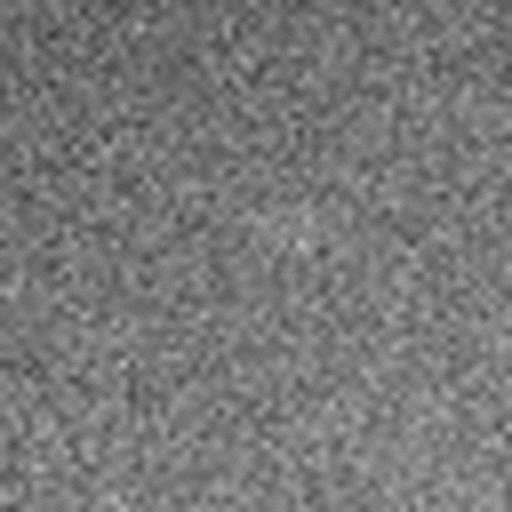
#> input picture backend/sample_images/sample_001.png, 512 x 512 px
$ python -i preprocessing.py   (imports and definitions only)   (older library calls are emulated)
#> lines starting #> are read from the running program, lines starting #| are printed output that depends on the picture
"""
Module [101]: Preprocessing and multi-scale wavelet decomposition.

Implements:
- Image normalization
- Grayscale conversion
- Noise reduction (Gaussian, bilateral, non-local means)
- Contrast enhancement (CLAHE, histogram equalization)
- Two-level discrete wavelet decomposition using PyWavelets
- Subband extraction and visualization
- Image statistics and texture measurements
"""
import cv2
import numpy as np
import pywt
from typing import Dict, List, Optional, Tuple, Any


def to_grayscale(image: np.ndarray) -> np.ndarray:
    """Convert image to grayscale if needed."""
    if image.ndim == 3 and image.shape[2] == 3:
        return cv2.cvtColor(image, cv2.COLOR_RGB2GRAY)
    elif image.ndim == 3 and image.shape[2] == 1:
        return image[:, :, 0]
    return image.copy()


# [11 lines left out: function normalize_image, not called in this run]


def denoise_image(
    image: np.ndarray,
    method: str = "gaussian",
    strength: int = 5
) -> np.ndarray:
    """
    Apply noise reduction filter.

    Args:
        image: Input grayscale image (uint8)
        method: 'gaussian', 'bilateral', or 'nlm' (non-local means)
        strength: Filter strength (kernel size for gaussian, or strength for others)

    Returns:
        Denoised image
    """
    # Ensure odd kernel size
    ksize = max(3, strength if strength % 2 == 1 else strength + 1)

    if method == "gaussian":
        return cv2.GaussianBlur(image, (ksize, ksize), 0)
    elif method == "bilateral":
        return cv2.bilateralFilter(image, d=ksize, sigmaColor=75, sigmaSpace=75)
    elif method == "nlm":
        # Non-local means denoising
        h = max(3, strength)
        return cv2.fastNlMeansDenoising(image, None, h=h, templateWindowSize=7, searchWindowSize=21)
    else:
        return cv2.GaussianBlur(image, (ksize, ksize), 0)


def enhance_contrast(
    image: np.ndarray,
    method: str = "clahe",
    clip_limit: float = 2.0,
    grid_size: int = 8
) -> np.ndarray:
    """
    Apply contrast enhancement.

    Args:
        image: Input grayscale image (uint8)
        method: 'clahe', 'histogram_eq', or 'none'
        clip_limit: CLAHE clip limit
        grid_size: CLAHE tile grid size

    Returns:
        Contrast-enhanced image
    """
    if method == "clahe":
        clahe = cv2.createCLAHE(
            clipLimit=clip_limit,
            tileGridSize=(grid_size, grid_size)
        )
        return clahe.apply(image)
    elif method == "histogram_eq":
        return cv2.equalizeHist(image)
    elif method == "none":
        return image.copy()
    else:
        return image.copy()


def resize_for_processing(
    image: np.ndarray,
    max_dim: int = 512
) -> Tuple[np.ndarray, float]:
    """
    Resize image for processing if needed, preserving aspect ratio.

    Returns:
        Tuple of (resized image, scale factor)
    """
    h, w = image.shape[:2]
    if max(h, w) <= max_dim:
        return image.copy(), 1.0

    scale = max_dim / max(h, w)
    new_w = int(w * scale)
    new_h = int(h * scale)
    resized = cv2.resize(image, (new_w, new_h), interpolation=cv2.INTER_AREA)
    return resized, scale


# [86 lines left out: functions compute_wavelet_decomposition, _normalize_subband, not called in this run]


def compute_image_statistics(image: np.ndarray) -> Dict[str, Any]:
    """
    Compute comprehensive image statistics and texture measurements.

    Args:
        image: Grayscale image (uint8)

    Returns:
        Dictionary of image statistics
    """
    img_float = image.astype(np.float64)

    stats = {
        "dimensions": {"width": image.shape[1], "height": image.shape[0]},
        "intensity": {
            "min": int(image.min()),
            "max": int(image.max()),
            "mean": float(np.mean(img_float)),
            "std": float(np.std(img_float)),
            "median": float(np.median(img_float)),
            "dynamic_range": int(image.max()) - int(image.min()),
        },
        "histogram": {
            "bins": list(range(0, 257, 16)),
            "counts": [int(x) for x in np.histogram(image, bins=range(0, 257, 16))[0]],
        },
    }

    # Texture measurements
    # Local variance (texture complexity)
    local_mean = cv2.blur(img_float, (15, 15))
    local_var = cv2.blur((img_float - local_mean) ** 2, (15, 15))
    stats["texture"] = {
        "local_variance_mean": float(np.mean(local_var)),
        "local_variance_std": float(np.std(local_var)),
    }

    # Edge density
    edges = cv2.Canny(image, 50, 150)
    edge_density = float(np.sum(edges > 0) / edges.size)
    stats["texture"]["edge_density"] = edge_density

    # Gradient magnitude
    grad_x = cv2.Sobel(img_float, cv2.CV_64F, 1, 0, ksize=3)
    grad_y = cv2.Sobel(img_float, cv2.CV_64F, 0, 1, ksize=3)
    grad_mag = np.sqrt(grad_x ** 2 + grad_y ** 2)
    stats["texture"]["gradient_mean"] = float(np.mean(grad_mag))
    stats["texture"]["gradient_std"] = float(np.std(grad_mag))

    # Shannon entropy
    hist, _ = np.histogram(image, bins=256, range=(0, 256))
    probs = hist / hist.sum()
    probs = probs[probs > 0]
    entropy = -np.sum(probs * np.log2(probs))
    stats["texture"]["entropy"] = float(entropy)

    return stats


def preprocess_image(
    image: np.ndarray,
    denoise_method: str = "gaussian",
    denoise_strength: int = 5,
    contrast_method: str = "clahe",
    clahe_clip: float = 2.0,
    clahe_grid: int = 8,
    processing_size: int = 512
) -> Dict[str, Any]:
    """
    Complete preprocessing pipeline for Module [101].

    Returns dictionary with:
    - gray: Grayscale image
    - processed: Preprocessed image
    - scale_factor: Resize scale factor
    - statistics: Image statistics
    - settings: Applied settings
    """
    # Convert to grayscale
    gray = to_grayscale(image)

    # Resize for processing
    resized, scale = resize_for_processing(gray, processing_size)

    # Denoise
    denoised = denoise_image(resized, method=denoise_method, strength=denoise_strength)

    # Enhance contrast
    enhanced = enhance_contrast(
        denoised, method=contrast_method,
        clip_limit=clahe_clip, grid_size=clahe_grid
    )

    # Compute statistics on processed image
    statistics = compute_image_statistics(enhanced)

    return {
        "gray": gray,
        "resized": resized,
        "processed": enhanced,
        "scale_factor": scale,
        "statistics": statistics,
        "settings": {
            "denoise_method": denoise_method,
            "denoise_strength": denoise_strength,
            "contrast_method": contrast_method,
            "clahe_clip": clahe_clip,
            "clahe_grid": clahe_grid,
            "processing_size": processing_size,
        }
    }

>>> import cv2
>>> picture = cv2.cvtColor(cv2.imread('../../sample_images/sample_001.png'), cv2.COLOR_BGR2RGB)
#> picture is the input picture: shape (512, 512, 3); min 53, max 186, mean 119.9
>>> result = preprocess_image(picture)
#> in preprocess_image, `resized, scale = resize_for_processing(gray, processing_size)`: scale = 1
#> in enhance_contrast, `return clahe.apply(image)`:
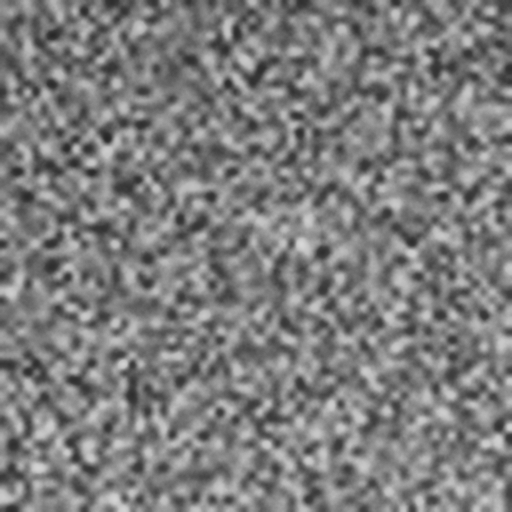
#> returned value: shape (512, 512); min 38, max 216, mean 125.3
#> in compute_image_statistics, `local_mean = cv2.blur(img_float, (15, 15))`:
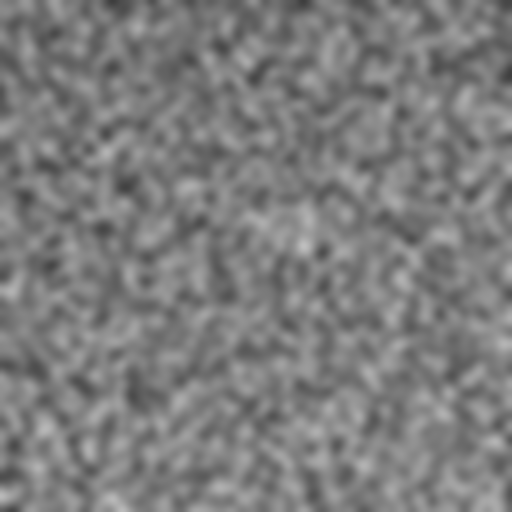
#> local_mean: shape (512, 512) float64; min 61.79, max 190.9, mean 125.3
#> in compute_image_statistics, `local_var = cv2.blur((img_float - local_mean) ** 2, (15, 15))`:
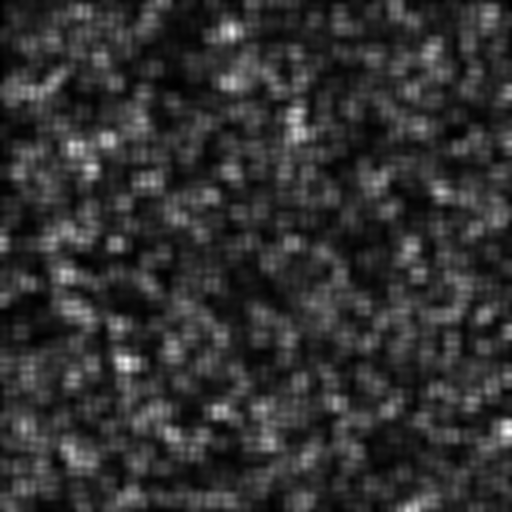
#> local_var: shape (512, 512) float64; min 14.89, max 1623.1, mean 332.4; drawn with min black and max white
#> in compute_image_statistics, `edges = cv2.Canny(image, 50, 150)`:
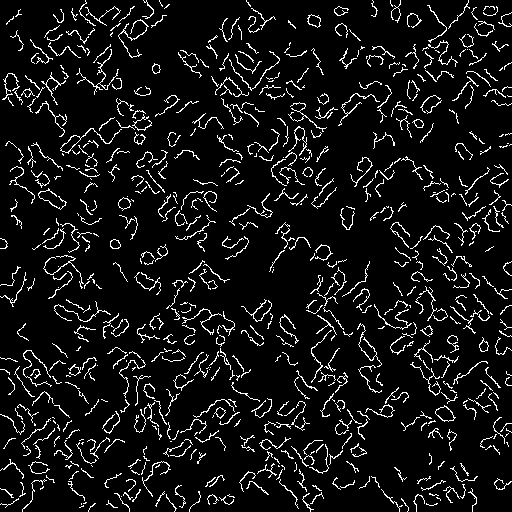
#> edges: shape (512, 512); 7.8% white in thin lines or dots
#> in compute_image_statistics, `edge_density = float(np.sum(edges > 0) / edges.size)`: edge_density = 0.0776
#> in compute_image_statistics, `grad_x = cv2.Sobel(img_float, cv2.CV_64F, 1, 0, ksize=3)`:
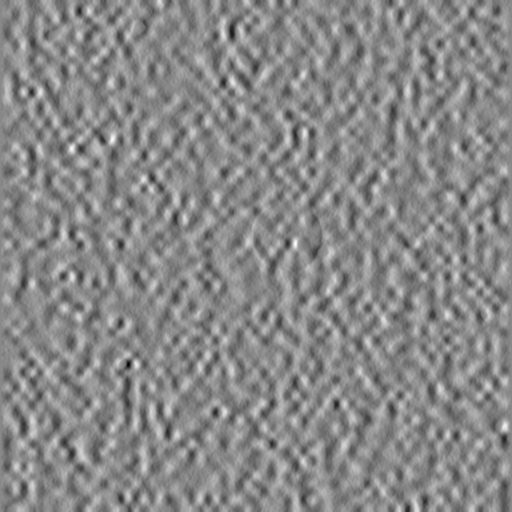
#> grad_x: shape (512, 512) float64; min -281, max 244, mean 0; drawn with min black and max white
#> in compute_image_statistics, `grad_y = cv2.Sobel(img_float, cv2.CV_64F, 0, 1, ksize=3)`:
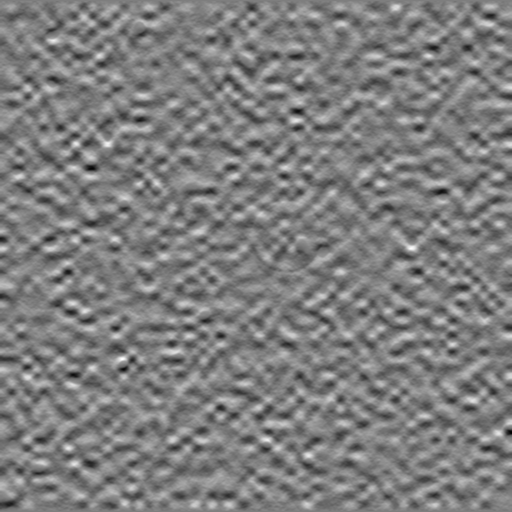
#> grad_y: shape (512, 512) float64; min -240, max 244, mean 0.4; drawn with min black and max white
#> in compute_image_statistics, `grad_mag = np.sqrt(grad_x ** 2 + grad_y ** 2)`:
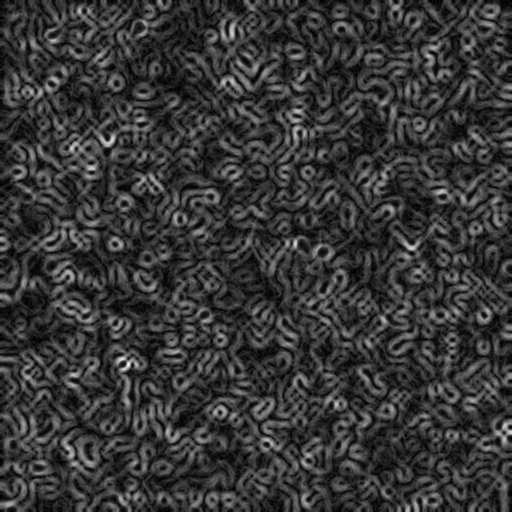
#> grad_mag: shape (512, 512) float64; min 0, max 283.2, mean 61.4; drawn with min black and max white
#> in compute_image_statistics, `hist, _ = np.histogram(image, bins=256, range=(0, 256))`: hist = 256 values, max 3371 at index 130, min 0 at index 0, mean 1024
#> in compute_image_statistics, `probs = hist / hist.sum()`: probs = 256 values, max 0.0129 at index 130, min 0 at index 0, mean 0.00391
#> in compute_image_statistics, `probs = probs[probs > 0]`: probs = 179 values, max 0.0129 at index 92, min 3.81e-06 at index 178, mean 0.00559
#> in compute_image_statistics, `entropy = -np.sum(probs * np.log2(probs))`: entropy = 6.98
#> in preprocess_image, `statistics = compute_image_statistics(enhanced)`: statistics = 4 items
#> result = 6 items

$ run again, on backend/sample_images/sample_002.png
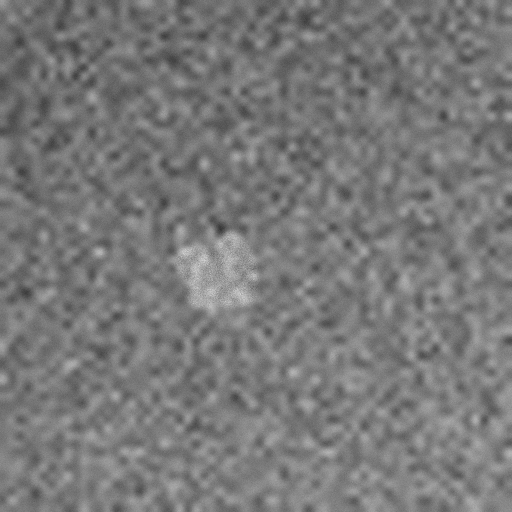
#> input picture backend/sample_images/sample_002.png, 512 x 512 px
#> picture is the input picture: shape (512, 512, 3); min 53, max 211, mean 120.6
#> scale = 1
#> in compute_image_statistics, `edges = cv2.Canny(image, 50, 150)`:
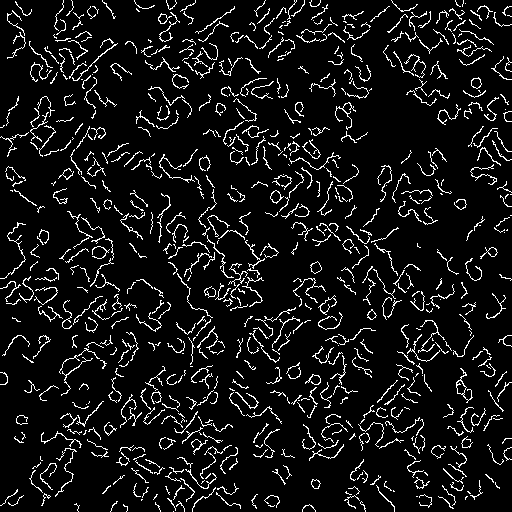
#> edges: shape (512, 512); 8% white in thin lines or dots
#> edge_density = 0.0801
#> in compute_image_statistics, `grad_mag = np.sqrt(grad_x ** 2 + grad_y ** 2)`:
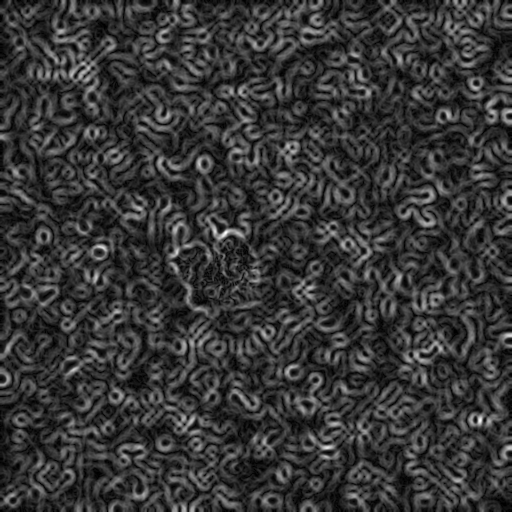
#> grad_mag: shape (512, 512) float64; min 0, max 287.4, mean 62.2; drawn with min black and max white
#> hist = 256 values, max 3354 at index 119, min 0 at index 0, mean 1024
#> in compute_image_statistics, `probs = hist / hist.sum()`: probs = 256 values, max 0.0128 at index 119, min 0 at index 0, mean 0.00391
#> in compute_image_statistics, `probs = probs[probs > 0]`: probs = 203 values, max 0.0128 at index 94, min 7.63e-06 at index 7, mean 0.00493
#> entropy = 7.06
#> statistics = 4 items
#> result = 6 items

$ run again, on backend/sample_images/sample_003.png
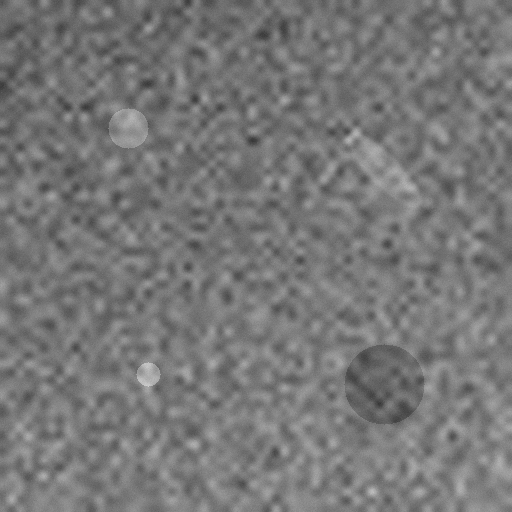
#> input picture backend/sample_images/sample_003.png, 512 x 512 px
#> picture is the input picture: shape (512, 512, 3); min 54, max 205, mean 119.3
#> scale = 1
#> in compute_image_statistics, `edges = cv2.Canny(image, 50, 150)`:
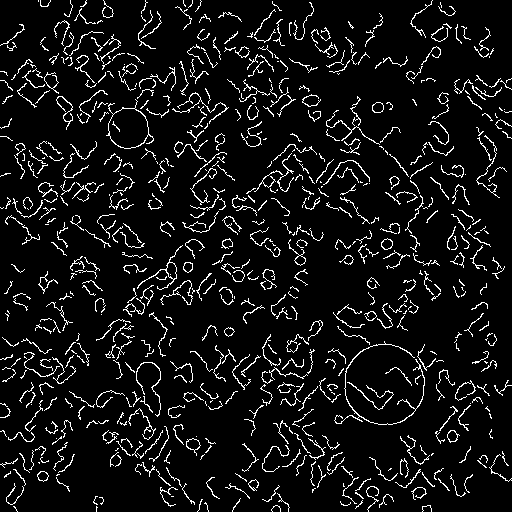
#> edges: shape (512, 512); 7.5% white in thin lines or dots
#> edge_density = 0.075
#> in compute_image_statistics, `grad_mag = np.sqrt(grad_x ** 2 + grad_y ** 2)`:
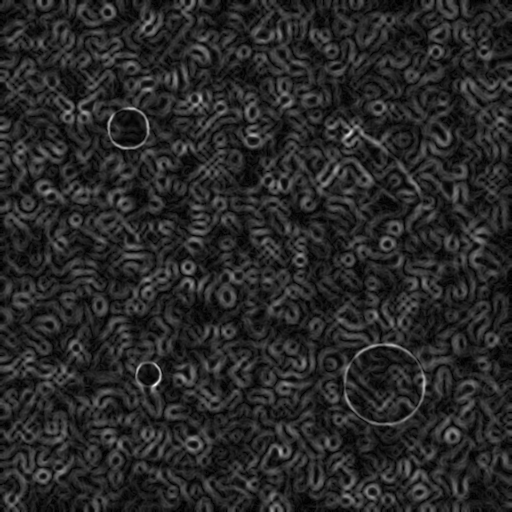
#> grad_mag: shape (512, 512) float64; min 0, max 389.1, mean 61.3; drawn with min black and max white
#> hist = 256 values, max 3471 at index 120, min 0 at index 0, mean 1024
#> in compute_image_statistics, `probs = hist / hist.sum()`: probs = 256 values, max 0.0132 at index 120, min 0 at index 0, mean 0.00391
#> in compute_image_statistics, `probs = probs[probs > 0]`: probs = 194 values, max 0.0132 at index 90, min 3.81e-06 at index 193, mean 0.00515
#> entropy = 7.05
#> statistics = 4 items
#> result = 6 items

$ run again, on backend/sample_images/sample_004.png
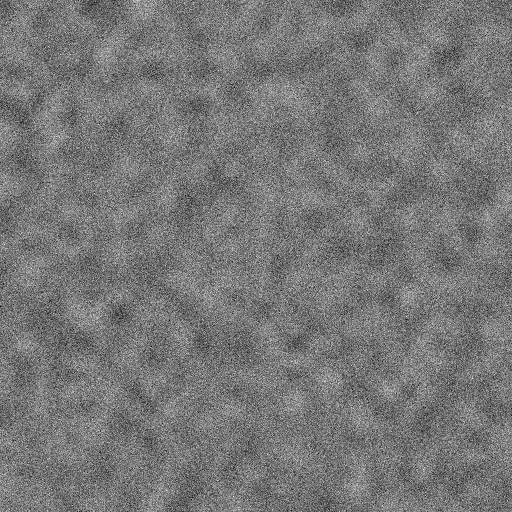
#> input picture backend/sample_images/sample_004.png, 512 x 512 px
#> picture is the input picture: shape (512, 512, 3); min 3, max 240, mean 119.1
#> scale = 1
#> edges: shape (512, 512); 35.8% white in thin lines or dots
#> edge_density = 0.358
#> in compute_image_statistics, `grad_mag = np.sqrt(grad_x ** 2 + grad_y ** 2)`:
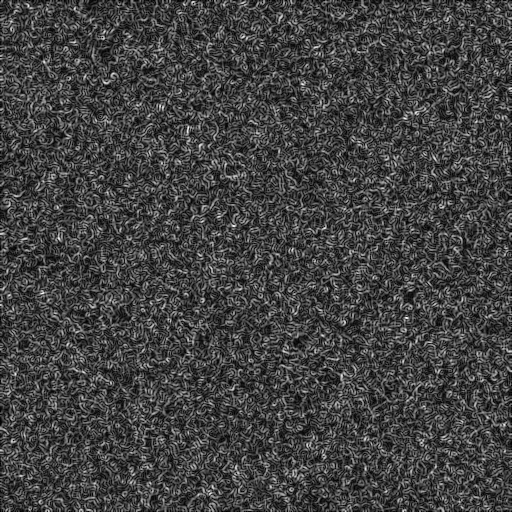
#> grad_mag: shape (512, 512) float64; min 0, max 346.4, mean 90.1; drawn with min black and max white
#> hist = 256 values, max 3776 at index 126, min 0 at index 0, mean 1024
#> in compute_image_statistics, `probs = hist / hist.sum()`: probs = 256 values, max 0.0144 at index 126, min 0 at index 0, mean 0.00391
#> in compute_image_statistics, `probs = probs[probs > 0]`: probs = 169 values, max 0.0144 at index 87, min 3.81e-06 at index 1, mean 0.00592
#> entropy = 6.82
#> statistics = 4 items
#> result = 6 items
